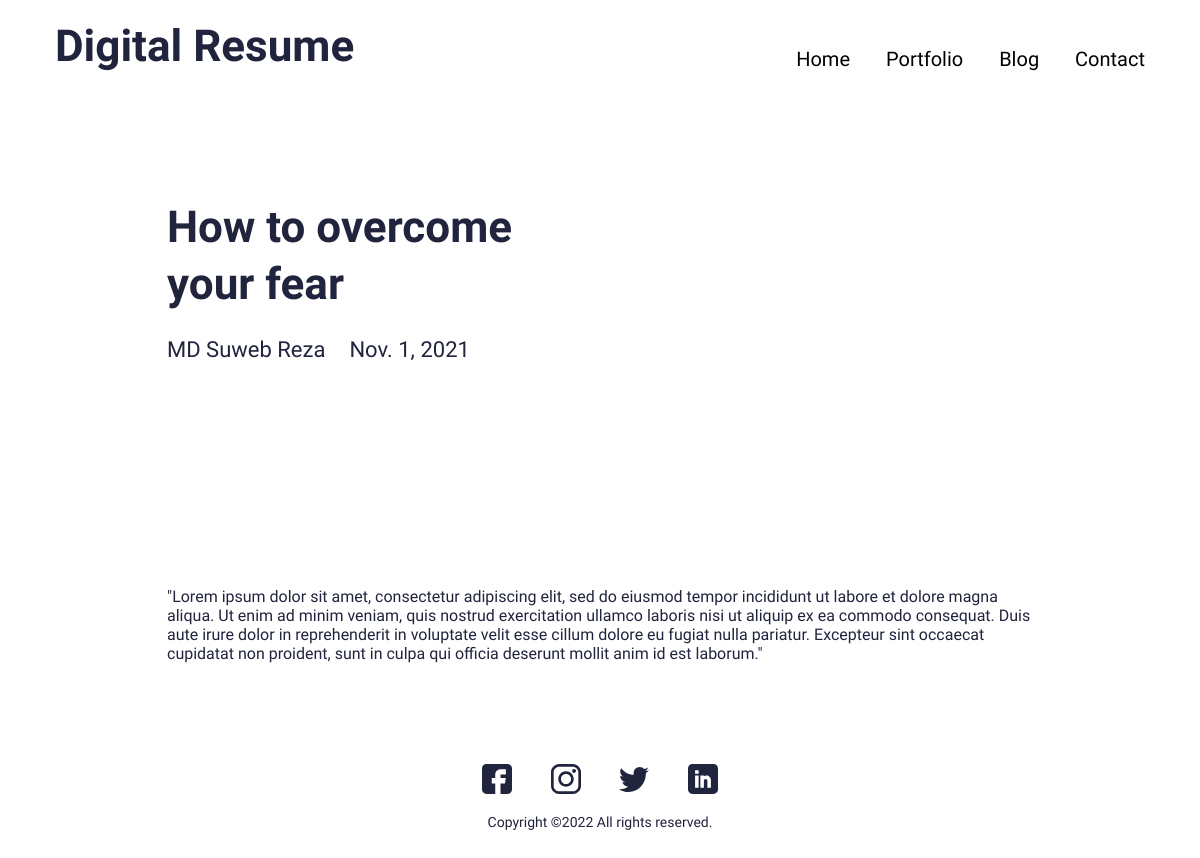
Page /blog/how-to-overcome-your-fear on the committed database.
### main/models.py (models this page shows, shortened)
class Blog(models.Model):
    class Meta:
        verbose_name_plural = 'Blog Profiles'
        verbose_name = 'Blog'
        ordering = ["timestamp"]
    timestamp = models.DateTimeField(auto_now_add=True)
    author = models.CharField(max_length=200, blank=True, null=True)
    name = models.CharField(max_length=200, blank=True, null=True)
    description = models.CharField(max_length=500, blank=True, null=True)
    body = RichTextField(blank=True, null=True)
    slug = models.SlugField(null=True, blank=True)
    image = models.ImageField(blank=True, null=True, upload_to="blog")
    is_active = models.BooleanField(default=True)

### main/views.py (the view)
# urls.py: path('blog/<slug:slug>', views.BlogDetailView.as_view(), name="blog"),
class BlogDetailView(generic.DetailView):
	model = Blog
	template_name = "main/blog-detail.html"

### resume/context_processors.py (called while the page is built)
def project_context(request):
	context = {
		'me': User.objects.first(),
	}
	return context

### templates/main/blog-detail.html (shortened to what this page needs)
{% extends 'main/base.html'%}
{% load static %}
{% block content %}
    <section>
      <div class="innerPageBannerCol">
        <div class="container">
          <div class="row g-4 g-md-3  align-items-center">
            <div class="col-md-6">
              <div class="bannerContent">
                <h1 class="xlTitle pb-md-3">{{object.name}}</h1>
              </div>
            </div>
          </div>
          <div class="row">
            <div class="col-md-auto">
              <div class="authorCol">
                <h4 class="smTitle pb-3">{{object.author}}</h4>
              </div>
            </div>
            <div class="col-md">
              <h4 class="smTitle pb-3">{{object.timestamp.date}}</h4>
            </div>
          </div>
        </div>
      </div>
    </section>
    <section>
      <div class="sectionSpaceSm">
        <div class="container">
          <p>{{object.body|safe}}
          </p>
        </div>
      </div>
    </section>
   {% endblock %}

### static/css/style.css (style rules this page uses)
:root { --primaryColor: #9C07B6; --primaryDarkColor: #3D0048; --primaryHoverColor: #900AA8; --secondaryColor: #F9B000; --baseColor: #21243D; --baseFont: 'Heebo', sans-serif; --titleFont: 'Courier Prime', monospace; --regular: 400; --medium: 500; --bold: 700; --black: 900; --lightBg: #F1F1F1; }
html { scroll-behavior: smooth; }
body { font-family: var(--baseFont); color: var(--baseColor); line-height: normal; }
.xlTitle { font-size: 44px; line-height: 1.3; font-weight: var(--bold); font-family: var(--titleFont) }
.smTitle { font-size: 22px; line-height: normal; font-weight: var(--regular); font-family: var(--titleFont) }
.sectionSpaceSm { padding: 35px 0; }
.innerPageBannerCol { padding: 180px 0 150px; }
@media (min-width:992px) { .container, .container-lg, .container-md, .container-sm, .container-xl, .container-xxl { max-width: 890px; } }

### rows in the picture
Blog: name "How to overcome your fear", author "MD Suweb Reza", timestamp "Nov. 1, 2021", body "\"Lorem ipsum dolor sit amet, consectetur adipiscing elit, sed do eiusmod tempor incididunt ut labore et dolore magna aliqua. Ut enim ad minim veniam, quis nostrud exercitation ullamco laboris nisi ut aliquip ex ea commodo consequat. Duis aute irure dolor in reprehenderit in voluptate velit esse cillum dolore eu fugiat nulla pariatur. Excepteur sint occaecat cupidatat non proident, sunt in culpa qui officia deserunt mollit anim id est laborum.\""
